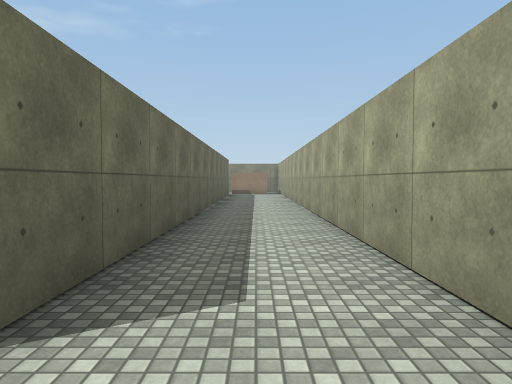
view 1 (above)

24 first-person views from a walk through a Unity game level. The camera is 1.4 m above the floor, tilts 2° down and sees 70° across. The floor is counted in squares, 2 m on a side. Each view is taken from the middle of a square. On the plan, view 1 faces up. The plan holds only what a view shows up to about 11 squares ahead; the rest is blank. Surface patterns are stand-ins for the level's own textures.

view 2
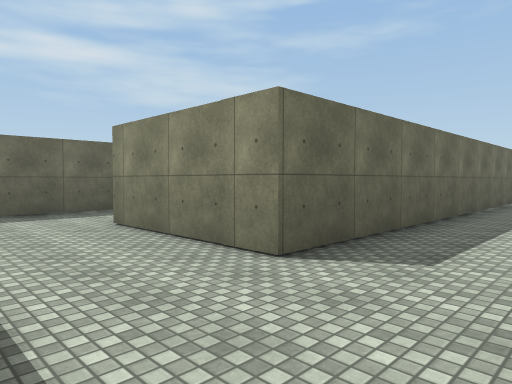

view 3
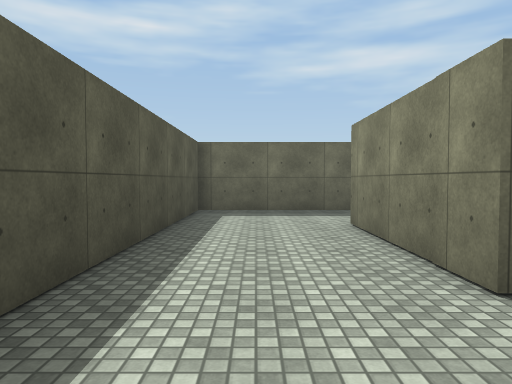

view 4
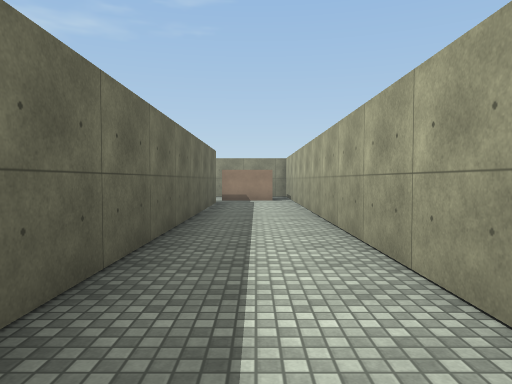

view 5
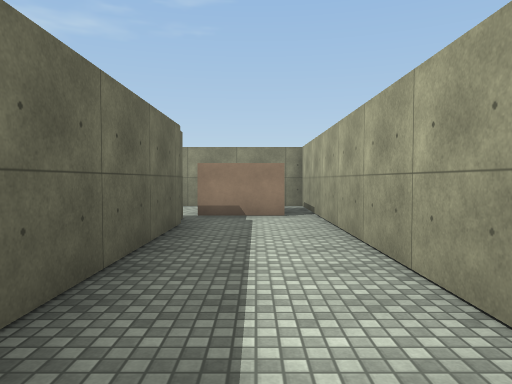

view 6
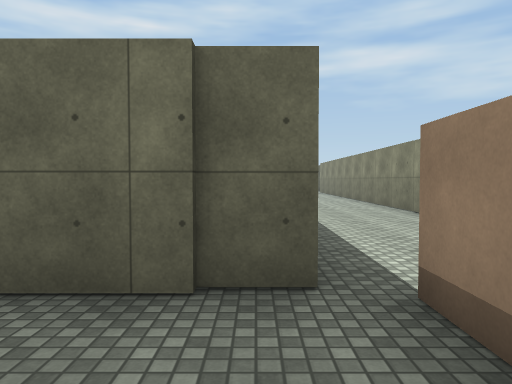

view 7
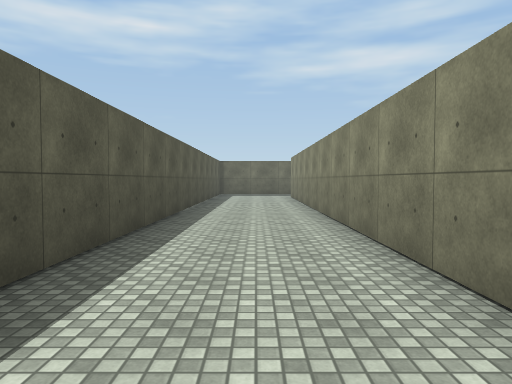

view 8
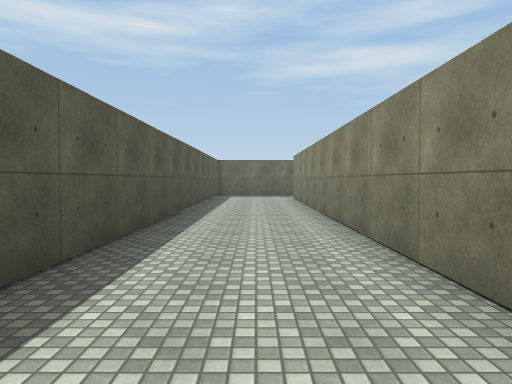

view 9
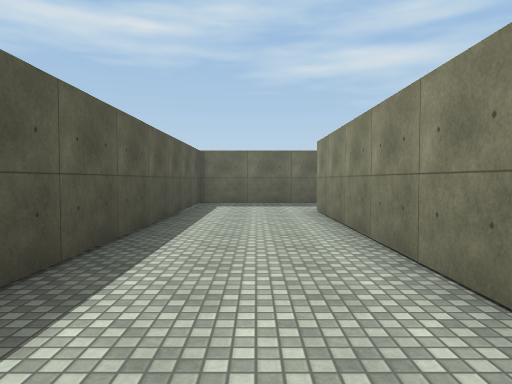

view 10
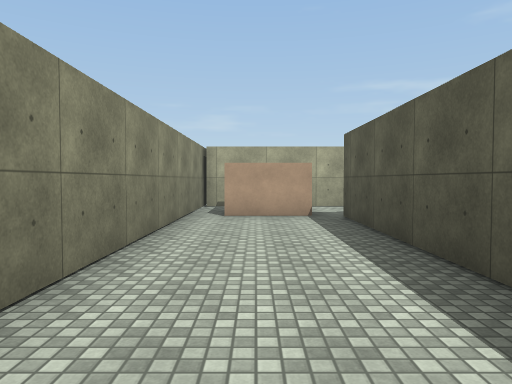

view 11
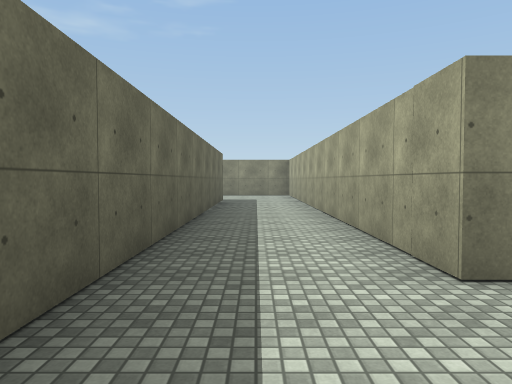

view 12
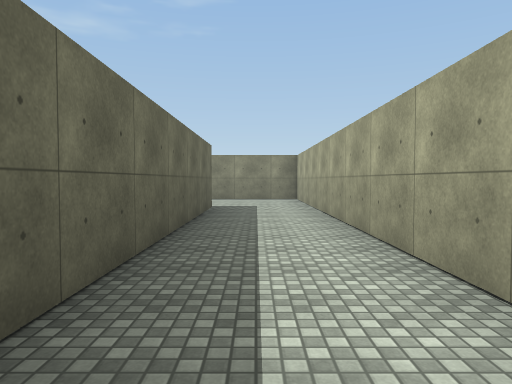

view 13
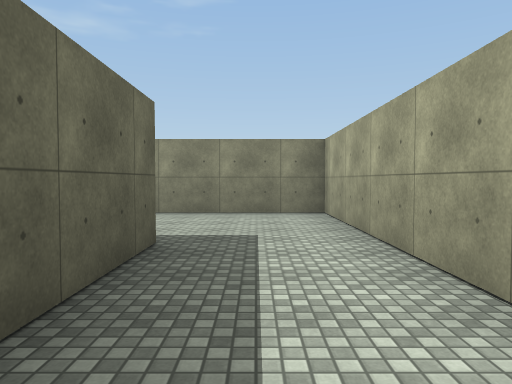

view 14
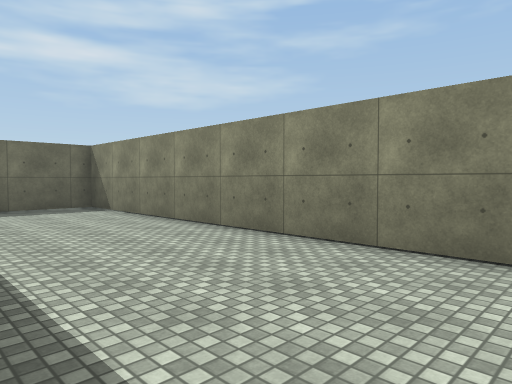

view 15
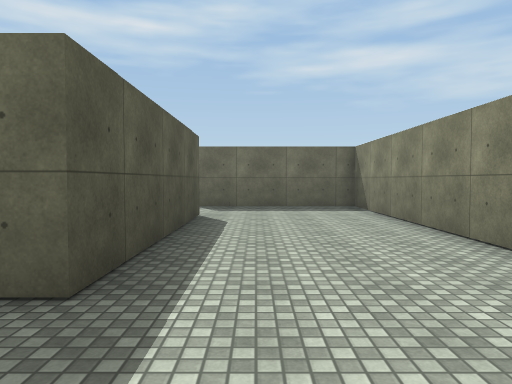

view 16
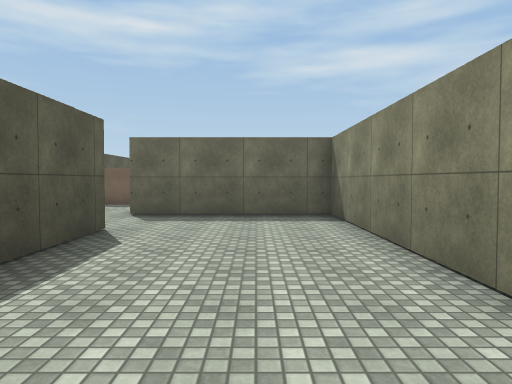

view 17
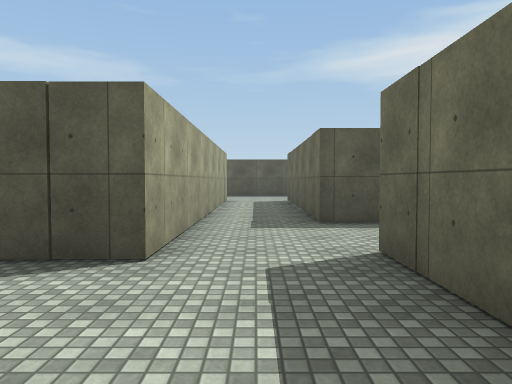

view 18
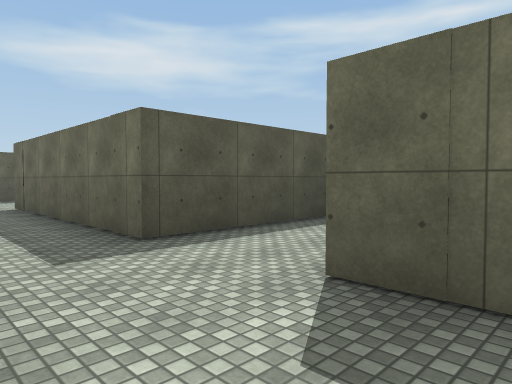

view 19
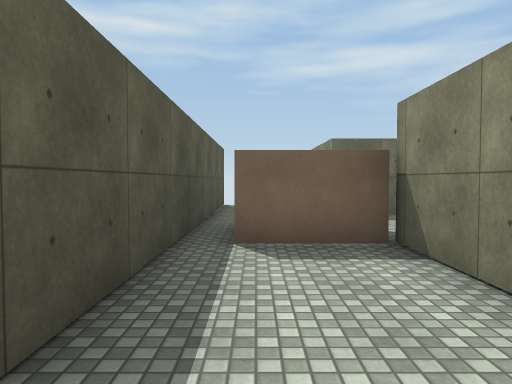

view 20
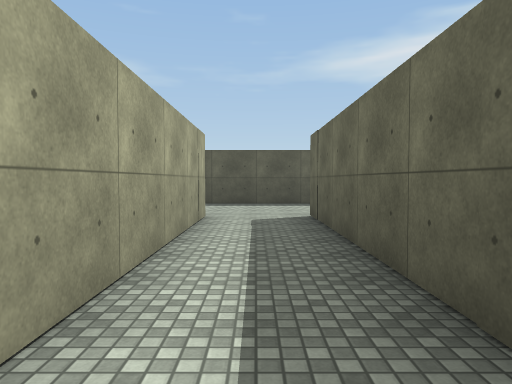

view 21
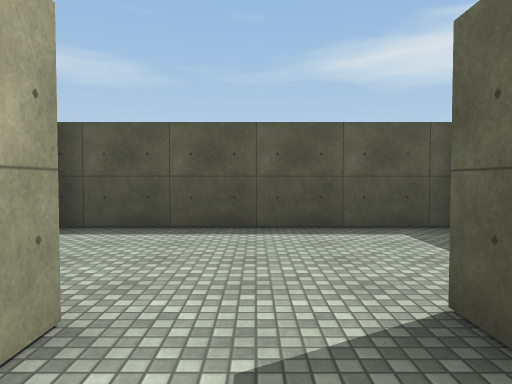

view 22
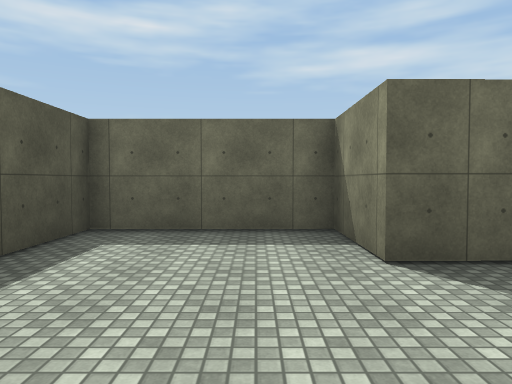

view 23
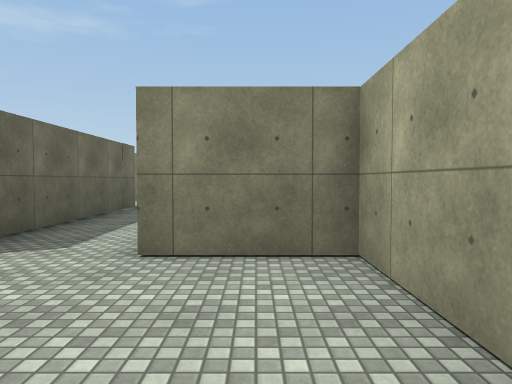

view 24
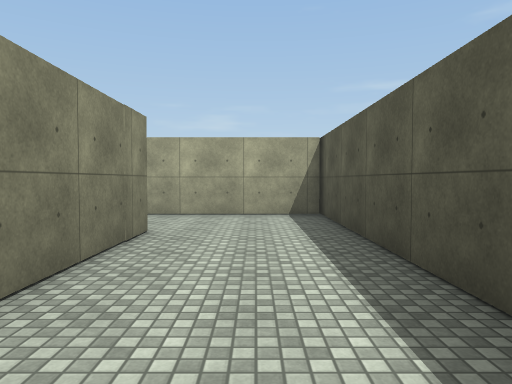

### Floor plan
Ten units are one square. View 1 is at (0, 0); x grows to the right and y downward. Boxes are objects, and circles mark ways between rooms. Rooms are numbered by the first view taken in them; rooms with no view inside come last. Other rooms are left out.
<svg viewBox="-210 -203 227 221">
<path fill="none" stroke="#000" d="M-71 -14 -71 13 12 13 12 -193 -180 -193M-205 -198 -205 -164 -12 -164 -12 -15 -46 -15M-121 -109 -71 -109 -71 -14M-46 -15 -46 -145 -140 -145 -140 -105M-151 -105 -170 -105M-204 -81 -140 -81 -140 -21M-121 -23 -121 -109M-140 -21 -160 -21 -160 13 -101 13M-101 -2 -101 -23 -121 -23"/>
<rect x="-15" y="-185" width="20" height="20" fill="#bbb"><title>block</title></rect>
<rect x="-175" y="-105" width="10" height="20" fill="#bbb"><title>block</title></rect>
<circle cx="-55" cy="-10" r="3" fill="#2a7"/>
<circle cx="-135" cy="-110" r="3" fill="#2a7"/>
<circle cx="-130" cy="-20" r="3" fill="#2a7"/>
<text x="-10" y="-120">1</text>
<text x="-70" y="-110">2</text>
<text x="-160" y="-90">3</text>
<text x="-130" y="0">4</text>
</svg>
Room 1 opens to room 2. Room 2 opens to room 3. Room 3 opens to room 4.

Where each view was taken, in squares from view 1:
view 1: 0 up, 0 right, facing up
view 2: 1 down, 1 right, facing up-left
view 3: 0 up, 1 right, facing left
view 4: 5 up, 0 right, facing up
view 5: 10 up, 0 right, facing up
view 6: 16 up, 1 right, facing left
view 7: 18 up, 4 left, facing left
view 8: 18 up, 5 left, facing left
view 9: 18 up, 10 left, facing left
view 10: 18 up, 8 left, facing right
view 11: 1 down, 6 left, facing up
view 12: 2 up, 6 left, facing up
view 13: 7 up, 6 left, facing up
view 14: 11 up, 5 left, facing up-left
view 15: 12 up, 5 left, facing left
view 16: 13 up, 7 left, facing left
view 17: 14 up, 13 left, facing down
view 18: 12 up, 12 left, facing down-left
view 19: 9 up, 13 left, facing left
view 20: 9 up, 13 left, facing down
view 21: 4 up, 13 left, facing down
view 22: 1 up, 11 left, facing left
view 23: 1 down, 11 left, facing up
view 24: 0 up, 6 left, facing right
